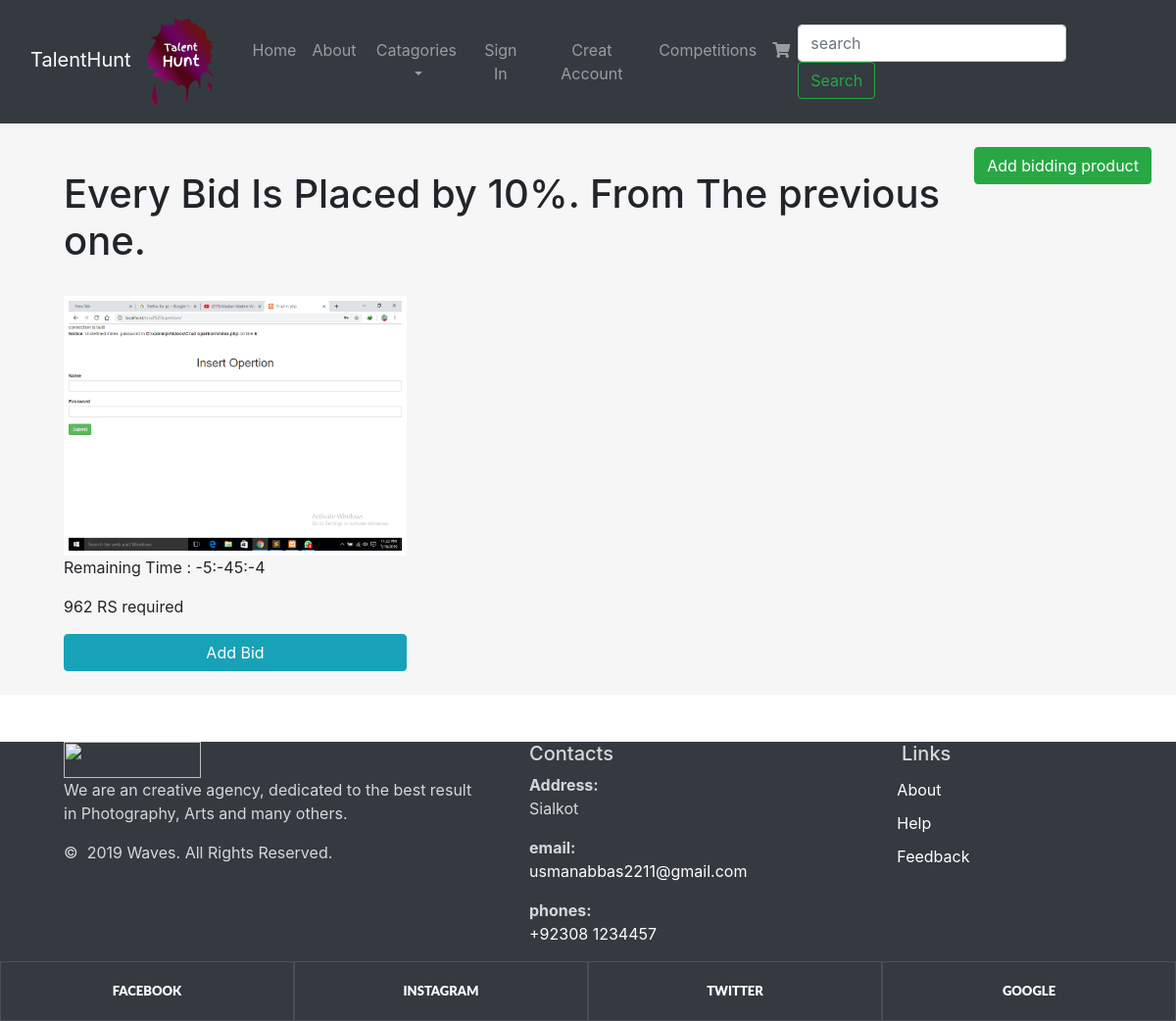
The page /bidding.php on the database its author committed.
### tables this page shows
CREATE TABLE `bid_products` (
  `id` int(255) NOT NULL,
  `owner_id` varchar(255) NOT NULL,
  `image` varchar(255) NOT NULL,
  `cat_id` varchar(255) NOT NULL,
  `sub_cat_id` varchar(200) NOT NULL,
  `start_time` varchar(255) NOT NULL,
  `expire_time` varchar(255) NOT NULL,
  `bidding_amount` bigint(20) NOT NULL,
  `address` varchar(255) NOT NULL
);

### bidding.php (the view, shortened to what this page needs)
<!DOCTYPE html>
<?php
include 'db.php';
?>
<html>
<head>
    <link rel="stylesheet" type="text/css" href="new_boot/css/font.css">
    <link rel="stylesheet" href="public/css/style_new.css">
    <link rel="stylesheet" href="public/css/footer.css">
    <link type="text/css" rel="stylesheet" href="boots/boots4.css">
</head>
<body>
<nav class="navbar navbar-expand-sm navbar-dark bg-dark sticky-top">
    <div class="container-fluid">
        <span href="" class="navbar-brand">TalentHunt<img src="rk/logo.png" width="100px"></span>
        <div class="collapse navbar-collapse" id="navbarid">
            <ul class="navbar-nav text-center ml-auto">
                <li class="nav-item">
                    <a href="index.php" class="nav-link">Home</a>
                </li>
                <li class="nav-item">
                    <a href="about.php" class="nav-link" >About </a>
                </li>
                <li class="nav-item dropdown">
                    <a href="#" class="nav-link dropdown-toggle" data-toggle="dropdown">Catagories</a>
                        <?= show_menu();
                        ?>
                <?php
                $html='';
                if (!isset($_SESSION['logged_in'])){
                    $html .='<li class=\"nav-item\">';
                    $html .='<a href="login.php" class="nav-link">Sign In</a>';
                    $html .='</li>';
                    $html .=' <li class="nav-item">';
                    $html .='<a href="signup.php" class="nav-link">Creat Account</a>';
                    $html .='</li>';
                }
                else{
                    $html .='<li class=\"nav-item\">';
                    $html .='<a href="logout.php" class="nav-link">logout</a>';
                    $html .='</li>';
                }
                echo $html;
                ?>
                <li class="nav-item">
                    <a href="participate.php" class="nav-link">Competitions</a>
                </li>
                <li class="nav-item">
                    <a href="cart.php" class="nav-link"><span class="fa fa-shopping-cart"></span></a>
                </li>
            <form class="form-inline my-2 my-lg-0" method="post" action="search.php">
                <input name="keyword" class="form-control mr-sm-2" type="search" placeholder="search" aria-label="Search">
                <button class="btn btn-outline-success my-2 my-sm-0" type="submit" name="search">Search</button>
            </form>
        </div>
</nav>
<div class="container-fluid" id="wrapper">
		<div class="container">
            <a href="adspost.php" style="float: right" class="btn btn-success text-white">Add bidding product</a><br>
        <h1>Every Bid Is Placed by 10%. From The previous one.</h1>
		<br>
		<div class="row">
			 <?php
             $conn=Connect();
			$sql="SELECT * FROM `bid_products`";
			$result=mysqli_query($conn,$sql);
			if (mysqli_num_rows($result)>0) {
 			while ($data=mysqli_fetch_assoc($result)) {
 				$img="profiles/".$data["image"];
                $current_time=time();
                $expire_time=$data['expire_time'];
                $time_remain=$expire_time-$current_time;
                $hours = floor($time_remain / 3600);
                $minutes = floor(($time_remain/ 60) % 60);
                $seconds = $time_remain % 60;
                $id=$data['id'];
                $query_max="SELECT MAX(bid_amount) AS 'maximum_bid' FROM `bidding_details` WHERE `b_id`='$id'";
                $max_query_res=mysqli_query($conn,$query_max);
                $row_query_max=mysqli_fetch_array($max_query_res);
                if ($row_query_max['maximum_bid']!=null){
                    $percentage_bid=10;
                    $max_bid_amount_previous=$row_query_max['maximum_bid'];
                    $amount_of_percentage=$max_bid_amount_previous*$percentage_bid/100;
                    $amount_required=$max_bid_amount_previous+$amount_of_percentage;
                    $new_amount_bid=ceil($amount_required );
                }else{
                    $percentage_bid=10;
                    $bid_amount=$data['bidding_amount'];
                    $percentage_amount=$bid_amount*$percentage_bid/100;
                    $amount_required=$bid_amount+$percentage_amount;
                    $new_amount_bid=ceil($amount_required );
                }
 				echo "
 					<div class='col-sm-4'>
 					    <img src='$img' class='img'>
 					    <p>Remaining Time : $hours:$minutes:$seconds</p>
 					    <p>$new_amount_bid RS required</p>
 					    <a href='bid_backend.php?bid_id=$data[id]&amount_bid=$new_amount_bid'><button class='btn btn-info btn-size'>Add Bid</button></a>
 					</div>";
 			}
 		}
 		else{
 			echo "
	<div class='container' id='msg'><h1>Bidding Products Not Available</h1></div>
	";
}
?>
		</div>
	</div>
	</div>
<footer class="section footer-classic context-dark bg-dark mt-5" style="background: #2d3246;">
    <div class="container">
        <div class="row row-30">
            <div class="col-md-4 col-xl-5">
                <div class="pr-xl-4"><a class="brand" href="index.html"><img class="brand-logo-light" src="images/agency/logo-inverse-140x37.png" alt="" width="140" height="37" srcset="images/agency/logo-retina-inverse-280x74.png 2x"></a>
                    <p>We are an creative agency, dedicated to the best result in
                        Photography, Arts and many others.</p>
                    <p class="rights"><span>©  </span><span class="copyright-year">2019</span><span> </span><span>Waves</span><span>. </span><span>All Rights Reserved.</span></p>
                </div>
            </div>
            <div class="col-md-4">
                <h5>Contacts</h5>
                <dl class="contact-list">
                    <dt>Address:</dt>
                    <dd>Sialkot</dd>
                </dl>
                <dl class="contact-list">
                    <dt>email:</dt>
                    <dd><a href="mailto:#">usmanabbas2211@gmail.com</a></dd>
                </dl>
                <dl class="contact-list">
                    <dt>phones:</dt>
                    <dd><a href="tel:#">+92308 1234457</a>
                    </dd>
                </dl>
            </div>
            <div class="col-md-4 col-xl-3">
                <h5>Links</h5>
                <ul class="nav-list">
                    <li><a href="#">About</a></li>
                    <li><a href="#">Help</a></li>
                    <li><a href="#">Feedback</a></li>
                </ul>
            </div>
        </div>
    </div>
    <div class="row no-gutters social-container">
        <div class="col"><a class="social-inner" href="#"><span class="icon mdi mdi-facebook"></span><span>Facebook</span></a></div>
        <div class="col"><a class="social-inner" href="#"><span class="icon mdi mdi-instagram"></span><span>instagram</span></a></div>
        <div class="col"><a class="social-inner" href="#"><span class="icon mdi mdi-twitter"></span><span>twitter</span></a></div>
        <div class="col"><a class="social-inner" href="#"><span class="icon mdi mdi-youtube-play"></span><span>google</span></a></div>
    </div>
</footer>
</body>
</html>

### public/css/footer.css (style rules this page uses)
.context-dark, .bg-gray-dark, .bg-primary { color: rgba(255, 255, 255, 0.8); }
.footer-classic a, .footer-classic a:focus, .footer-classic a:active { color: #ffffff; }
.nav-list li { padding-top: 5px; padding-bottom: 5px; }
ul, ol { list-style: none; padding: 0; margin: 0; }
.social-inner { display: flex; flex-direction: column; align-items: center; width: 100%; padding: 23px; font: 900 13px/1 "Lato", -apple-system, BlinkMacSystemFont, "Segoe UI", Roboto, "Helvetica Neue", Arial, sans-serif; text-transform: uppercase; color: rgba(255, 255, 255, 0.5); }
.social-container .col { border: 1px solid rgba(255, 255, 255, 0.1); }
.nav-list li a:before { content: "\f14f"; font: 400 21px/1 "Material Design Icons"; color: #4d6de6; display: inline-block; vertical-align: baseline; margin-left: -28px; margin-right: 7px; opacity: 0; visibility: hidden; transition: .22s ease; }

### bidding.php (style rules this page uses)
.container { margin-left: 50px; }
#wrapper { padding: 2vw 0 2vw 0; background: #f6f6f6; }
.img { width: 100%; border: 5px solid white; }
.btn-size { width: 100%; }

### rows shown on the page
bid_products: image (picture), new_amount_bid "962"
